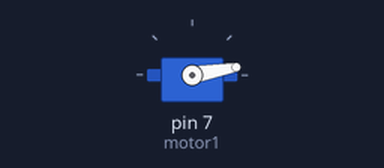
Bench run of a sketch on a simulated Arduino Uno, built with avr-gcc and run on an emulated ATmega328P. Shown: servo.

Above: at 0.05 s.
Timing chart, 0 to 4.6 s (numbered marks = the images above):
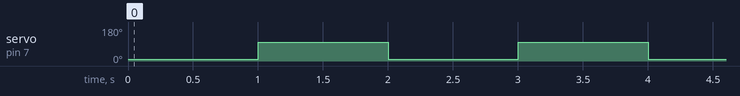

Measured:
- by itself, servo on pin 7 (motor1): alternates 100° for 1.0 s and 10° for 1.0 s

The sketch:

sketch_mar16b.ino
```cpp
#include <Servo.h>
Servo motor1;
void setup()
{
  motor1.attach(7);

}

void loop()
  {


  motor1.write(10);

  delay(1000); // Wait for 1000 millisecond(s)

  motor1.write(100);

  delay(1000); // Wait for 1000 millisecond(s)
}
```
